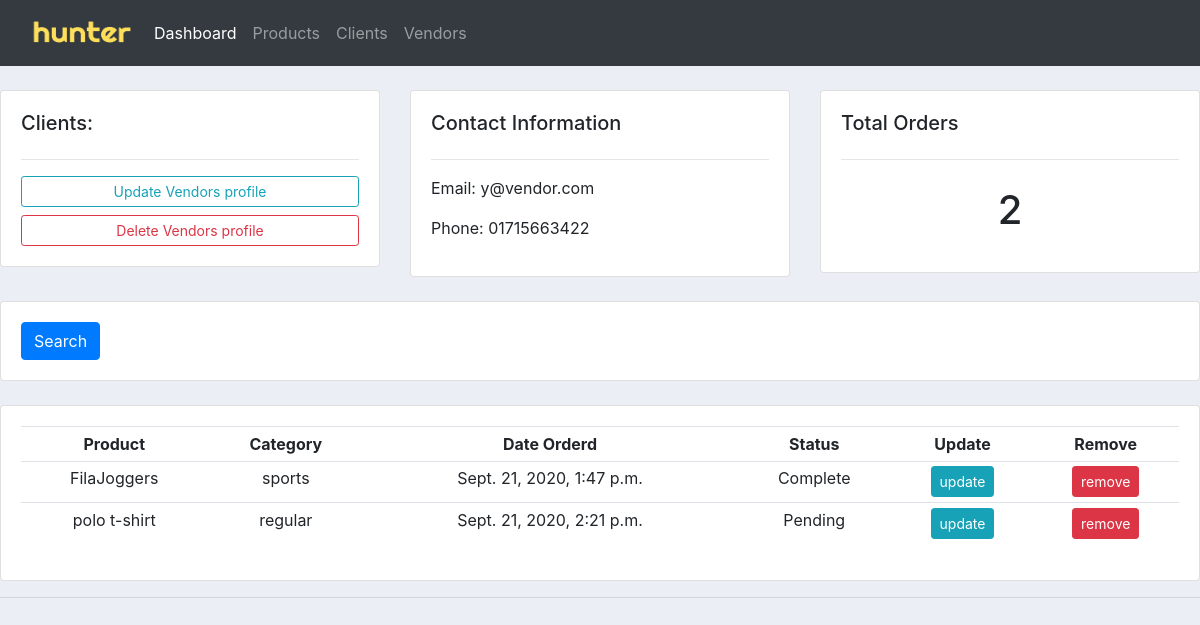
The page /vprofile/2/ on the database its author committed.
### accounts/models.py (models this page shows, shortened)
class Vendor(models.Model):
    name = models.CharField(max_length=50, null=True)
    email = models.CharField(max_length=50, null=True)
    phone = models.CharField(max_length=11, null=True)
    date_created = models.DateTimeField(auto_now_add=True, null=True)
    tags = models.ForeignKey(Tag, null=True, on_delete = models.SET_NULL)

class Vendor_Order(models.Model):
    STATUS =(
    ('Complete','Complete'),('Pending','Pending'),
    )
    product = models.ForeignKey(Product, null=True, on_delete = models.SET_NULL)
    vendor = models.ForeignKey(Vendor, null=True, on_delete = models.SET_NULL)
    quantity = models.IntegerField(null=True)
    status = models.CharField(max_length=50, null=True, choices=STATUS)
    date_created = models.DateTimeField(auto_now_add=True, null=True)

class Product(models.Model):
    name = models.CharField(max_length=50, null=True)
    description = models.CharField(max_length=200, null=True)
    quantity = models.IntegerField(null=True)
    buy_Price = models.IntegerField(null=True)
    sell_Price = models.IntegerField(null=True)
    date_created = models.DateTimeField(auto_now_add=True, null=True)
    tags = models.ForeignKey(Tag, null=True, on_delete = models.SET_NULL)
    def __str__(self):
        return self.name

class Tag(models.Model):
	name = models.CharField(max_length=50, null=True)
	def __str__(self):
		return self.name

### accounts/views.py (the view)
# urls.py: path('vprofile/<str:pkey>/', views.vprofile,name='vprofile'),
def vprofile(request,pkey):
    vprofile = Vendor.objects.get(id=pkey)
    orders = vprofile.vendor_order_set.all()
    order_count = orders.count()
    context = {'vprofile':vprofile, 'orders':orders, 'order_count':order_count }
    return render(request,'accounts/vprofile.html',context)

### accounts/templates/accounts/vprofile.html
{%  extends 'accounts/main.html' %}
{% load static %}
{% block content %}
	<br>
<div class="row">
	<div class="col-md">
		<div class="card card-body">
			<h5>Clients:</h5>
			<hr>
			<a class="btn btn-outline-info  btn-sm btn-block" href="">Update Vendors profile</a>
			<a class="btn btn-outline-danger  btn-sm btn-block" href="">Delete Vendors profile</a>
		</div>
	</div>
	<div class="col-md">
		<div class="card card-body">
			<h5>Contact Information</h5>
			<hr>
			<p>Email: {{vprofile.email}}</p>
			<p>Phone: {{vprofile.phone}}</p>
		</div>
	</div>
	<div class="col-md">
		<div class="card card-body">
			<h5>Total Orders</h5>
			<hr>
			<h1 style="text-align: center;padding: 10px">{{order_count}}</h1>
		</div>
	</div>
</div>
<br>
<div class="row">
	<div class="col">
		<div class="card card-body">
			<form method="get">
		    <button class="btn btn-primary" type="submit">Search</button>
		  </form>
		</div>
	</div>
</div>
<br>
<div class="row text-center">
	<div class="col-md">
		<div class="card card-body">
			<table class="table table-sm">
				<tr>
					<th>Product</th>
					<th>Category</th>
					<th>Date Orderd</th>
					<th>Status</th>
					<th>Update</th>
					<th>Remove</th>
				</tr>
        {% for i in orders %}
        <tr>
          <td>{{i.product}}</td>
          <td>{{i.product.tags}}</td>
          <td>{{i.date_created}}</td>
          <td>{{i.status}}</td>
          <td><a href="" class="btn btn-sm btn-info">update</a></td>
          <td><a href="" class="btn btn-sm btn-danger">remove</a></td>
        </tr>
        {% endfor %}
			</table>
		</div>
	</div>
</div>
{% endblock %}

### static/css/main.css (style rules this page uses)
body { background-color: #ebeff5; }

### rows shown on the page
Vendor: email "y@vendor.com", phone "01715663422"
Vendor_Order: product "FilaJoggers", product.tags "sports", date_created "Sept. 21, 2020, 1:47 p.m.", status "Complete"
Vendor_Order: product "polo t-shirt", product.tags "regular", date_created "Sept. 21, 2020, 2:21 p.m.", status "Pending"

### other values the page prints
{{ order_count }} "2"
